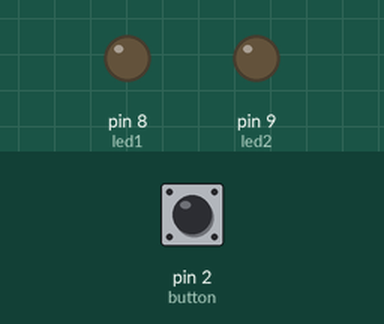
The sketch below on a simulated Arduino Uno, built with avr-gcc and run on an emulated ATmega328P. Shown: output pins drawn as LEDs (lit = HIGH). The test bench sets the inputs (shaded band); at power-on: pin 2 (button) LOW.

Above: at 1.2 s.
1.3 s: pin 2 (button) pulled HIGH for 0.15 s
At 1.7 s:
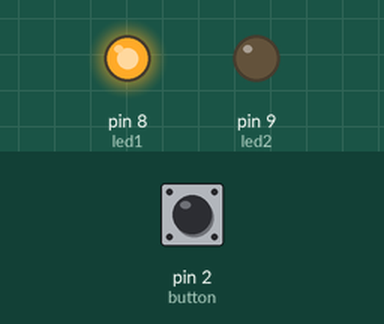
At 2.1 s:
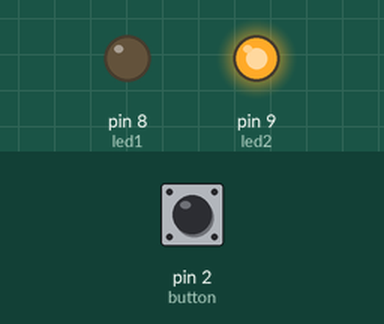
4.3 s: pin 2 (button) pulled HIGH for 1 s
At 5.9 s:
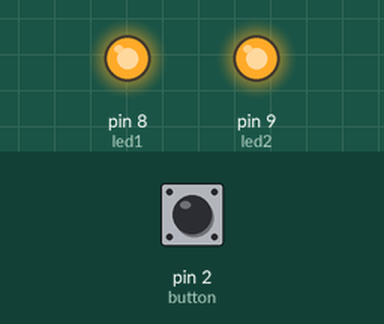
Timing chart, 0 to 13.6 s (numbered marks = the images above; inputs shaded):
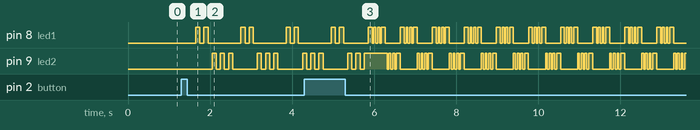

Measured:
- after the input at 1.3 s, pin 8 (led1): LOW → HIGH after 0.35 s, then repeats every 1.1 s: LOW 0.10 s, HIGH 0.10 s, LOW 0.80 s, HIGH 0.10 s; pin 9 (led2): LOW → HIGH after 0.75 s, → LOW 0.10 s later, → HIGH 0.10 s later, → LOW 0.10 s later, … (13 changes in this stretch)

The sketch:

Strobo_4_Mode.ino
```cpp
int led1 = 8;
int led2 = 9;
int button=2;
int buttonState;
int val;
int val2;
int lightMode=0;
void setup()
{
 pinMode(button, INPUT);
 pinMode(led1, OUTPUT);
 pinMode(led2, OUTPUT);
 buttonState=digitalRead(button);
}
void loop()
{
 val=digitalRead(button);
 delay(1);
 val2=digitalRead(button);
 if(val==val2)
 {
 if(val!=buttonState)
 {
 if(val==LOW)
 {
 if(lightMode==0){lightMode=1;}
 else
 {if(lightMode==1){lightMode=2;}
 else
 {if(lightMode==2){lightMode=3;}
 else
 {if(lightMode==3){lightMode=4;}
 else
 {if(lightMode==4){lightMode=5;}
 else
 {if(lightMode==5){lightMode=0;}
 }
 }
 }
 }
 }
}
buttonState=val;
}
}
if(lightMode==0)
{
 digitalWrite(led1,LOW);
 digitalWrite(led2,LOW);
}
if(lightMode==1)
{
 digitalWrite(led2,LOW);
 delay(200);
 digitalWrite(led1,HIGH);
 delay(100);
 digitalWrite(led1,LOW);
 delay(100);
 digitalWrite(led1,HIGH);
 delay(100);
 digitalWrite(led1,LOW);
 delay(100);
 digitalWrite(led2,HIGH);
 delay(100);
 digitalWrite(led2,LOW);
 delay(100);
 digitalWrite(led2,HIGH);
 delay(100);
 digitalWrite(led2,LOW);
 delay(100);
 digitalWrite(led2,HIGH);
 delay(100);
}
if(lightMode==2)
{
 digitalWrite(led1,HIGH);
 delay(95);
 digitalWrite(led1,LOW);
 delay(45);
 digitalWrite(led1,HIGH);
 delay(45);
 digitalWrite(led1,LOW);
 delay(45);
 digitalWrite(led1,HIGH);
 delay(45);
 digitalWrite(led1,LOW);
 delay(45);
 digitalWrite(led1,HIGH);
 delay(95);
 digitalWrite(led1,LOW);
 digitalWrite(led2,HIGH);
 delay(45);
 digitalWrite(led2,LOW);
 delay(45);
 digitalWrite(led2,HIGH);
 delay(45);
 digitalWrite(led2,LOW);
 delay(45);
 digitalWrite(led2,HIGH);
 delay(45);
 digitalWrite(led2,LOW);
 delay(45);
 digitalWrite(led2,HIGH);
 delay(95);
 digitalWrite(led2,LOW);
}
if(lightMode==3)
{
 digitalWrite(led2,LOW);
 digitalWrite(led1,HIGH);
 delay(200);
 digitalWrite(led1,LOW);
 digitalWrite(led2,HIGH);
 delay(200);
}
if(lightMode==4)
{
 digitalWrite(led1,HIGH);
 delay(65);
 digitalWrite(led1,LOW);
 delay(50);
 digitalWrite(led2,HIGH);
 delay(65);
 digitalWrite(led2,LOW);
 delay(50);
}
if(lightMode==5)
{
 digitalWrite(led1,HIGH);
 digitalWrite(led2,HIGH);
 delay(200);
 digitalWrite(led1,LOW);
 digitalWrite(led2,LOW);
 delay(200);
}
}
```
